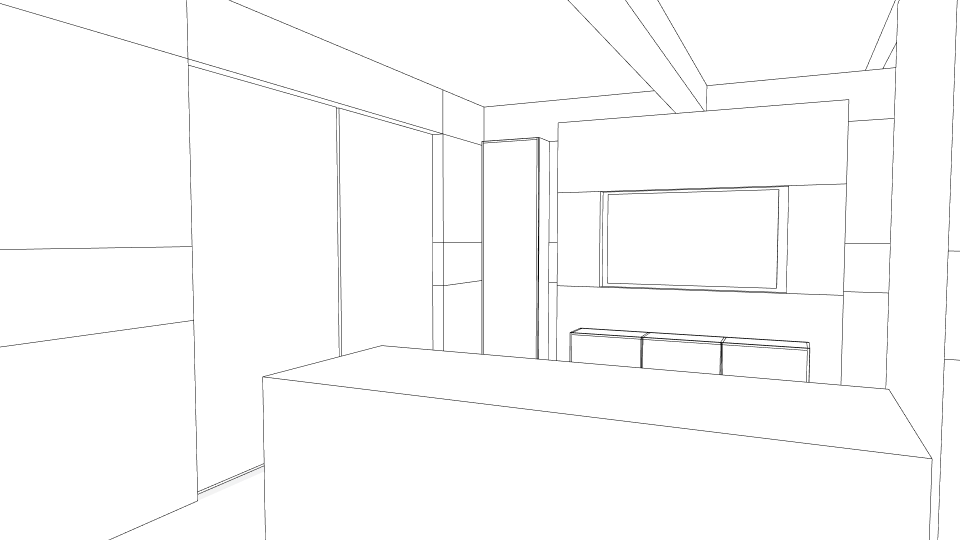
#> input picture evidence/generation/inputs/living/furnished/lines-truth.png, 1920 x 1080 px (shown at 1/2 size)
$ python replay.py --output out.png
#> lines starting #> are read from the running program, lines starting #| are printed output that depends on the picture
#!/usr/bin/env python3
"""Offline re-score using unchanged research score.py and thin PNG truth.
Needs numpy, Pillow, scipy. Published JPEG scores may differ from original records.
"""
import argparse
import json
from pathlib import Path
import numpy as np
from PIL import Image
import score


def main():
    parser=argparse.ArgumentParser(description=__doc__)
    parser.add_argument('--output',required=True,type=Path)
    parser.add_argument('--originals',type=Path,help='optional <record-id> originals directory; SHA256 verified')
    args=parser.parse_args()
    root=Path(__file__).resolve().parents[1]
    contexts={}
    for shot in ('living','master'):
        d=root/'inputs'/shot/'furnished'
        raw=np.asarray(Image.open(d/'lines-truth.png').convert('L'))<200
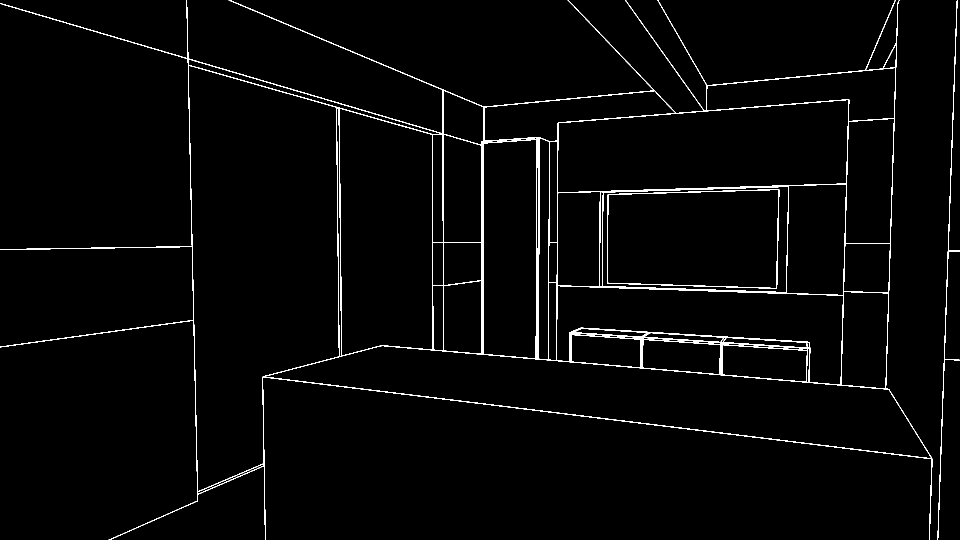
#> raw: shape (1080, 1920) bool (shown at 1/2 size); 2% white in thin lines or dots
        gt=raw.reshape(540,2,960,2).any(axis=(1,3))
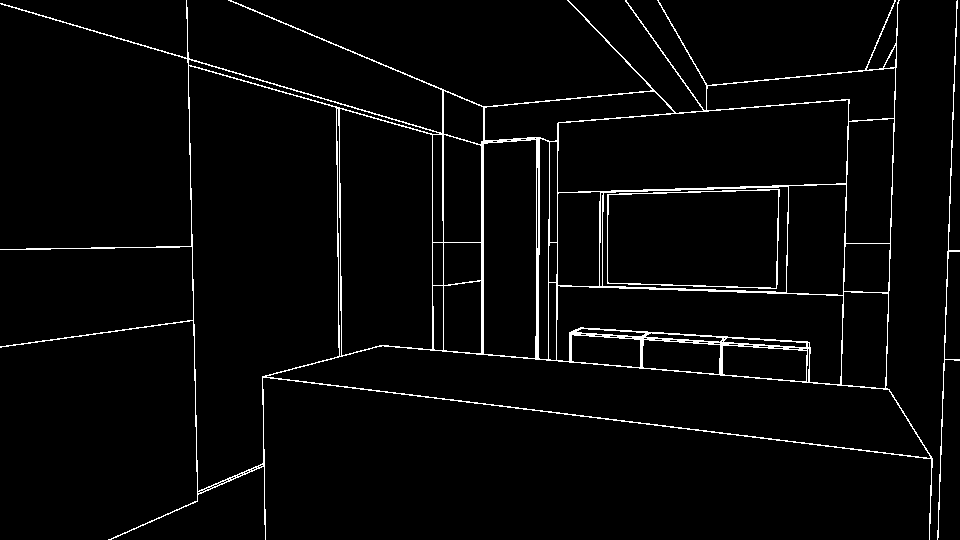
#> gt: shape (540, 960) bool; 3.1% white in thin lines or dots
        seg=np.asarray(Image.open(d/'seg.png').convert('RGB').resize((960,540),Image.Resampling.NEAREST))
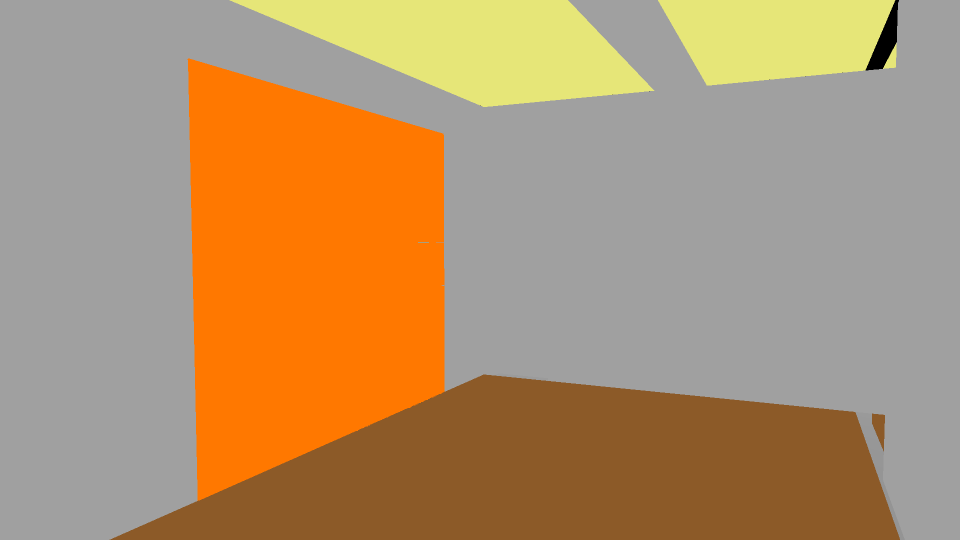
#> input picture evidence/generation/inputs/living/bare/seg.png, 1920 x 1080 px, found by its file name (shown at 1/2 size)
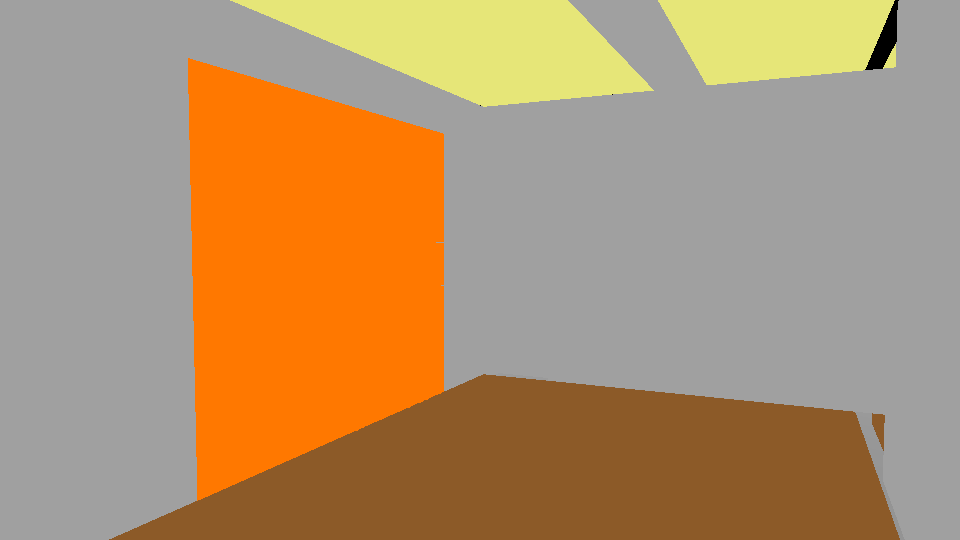
#> seg: shape (540, 960, 3); mean R, G, B 178.1, 146.6, 108.6
        op=np.asarray(Image.open(d/'openings.png').convert('RGB').resize((960,540),Image.Resampling.NEAREST))
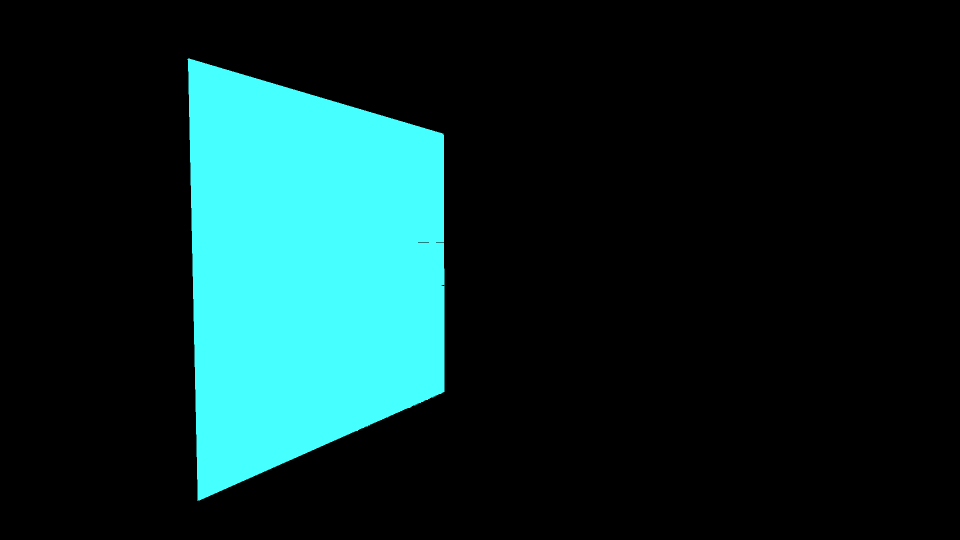
#> input picture evidence/generation/inputs/living/bare/openings.png, 1920 x 1080 px, found by its file name (shown at 1/2 size)
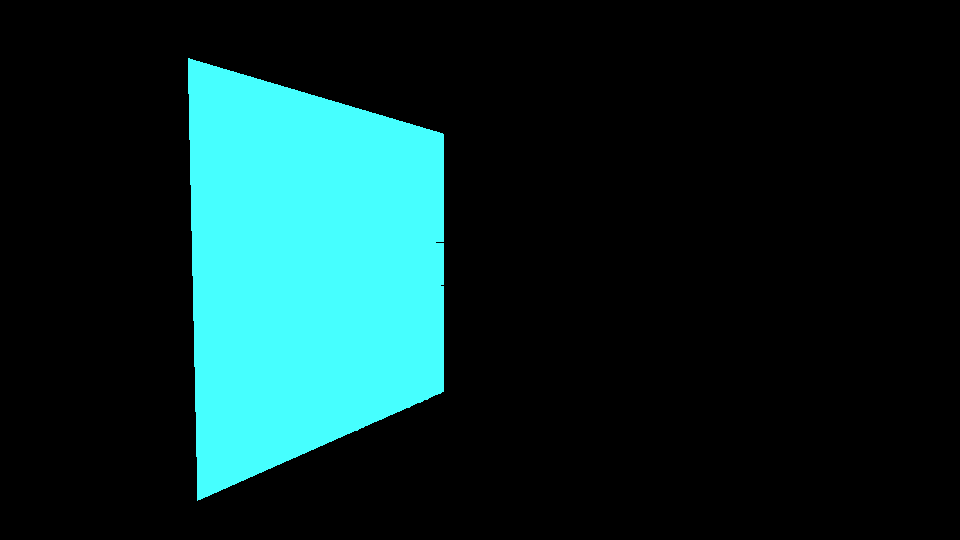
#> op: shape (540, 960, 3); mean R, G, B 11.9, 43.4, 43.4
#> (the run stopped early here; a loop or call above may not have finished)
